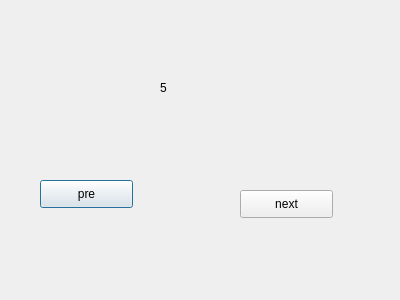
<?xml version="1.0" encoding="UTF-8"?>
<ui version="4.0">
 <class>Dialog5</class>
 <widget class="QDialog" name="Dialog5">
  <property name="geometry">
   <rect>
    <x>0</x>
    <y>0</y>
    <width>400</width>
    <height>300</height>
   </rect>
  </property>
  <property name="windowTitle">
   <string>Dialog</string>
  </property>
  <widget class="QLabel" name="label">
   <property name="geometry">
    <rect>
     <x>160</x>
     <y>80</y>
     <width>72</width>
     <height>15</height>
    </rect>
   </property>
   <property name="text">
    <string>5</string>
   </property>
  </widget>
  <widget class="QPushButton" name="pushButton">
   <property name="geometry">
    <rect>
     <x>40</x>
     <y>180</y>
     <width>93</width>
     <height>28</height>
    </rect>
   </property>
   <property name="text">
    <string>pre</string>
   </property>
  </widget>
  <widget class="QPushButton" name="pushButton_2">
   <property name="geometry">
    <rect>
     <x>240</x>
     <y>190</y>
     <width>93</width>
     <height>28</height>
    </rect>
   </property>
   <property name="text">
    <string>next</string>
   </property>
  </widget>
 </widget>
 <resources/>
 <connections/>
</ui>
